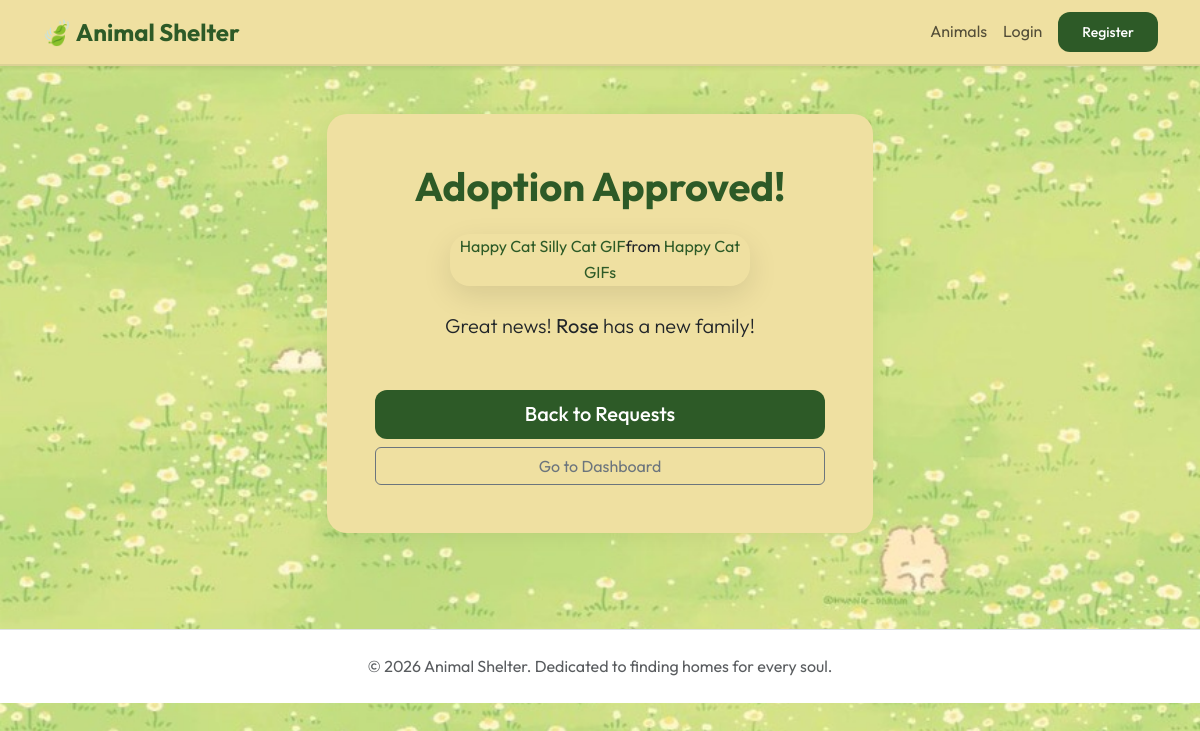
Before: /admin-panel/requests/success/5/ with the older database file.
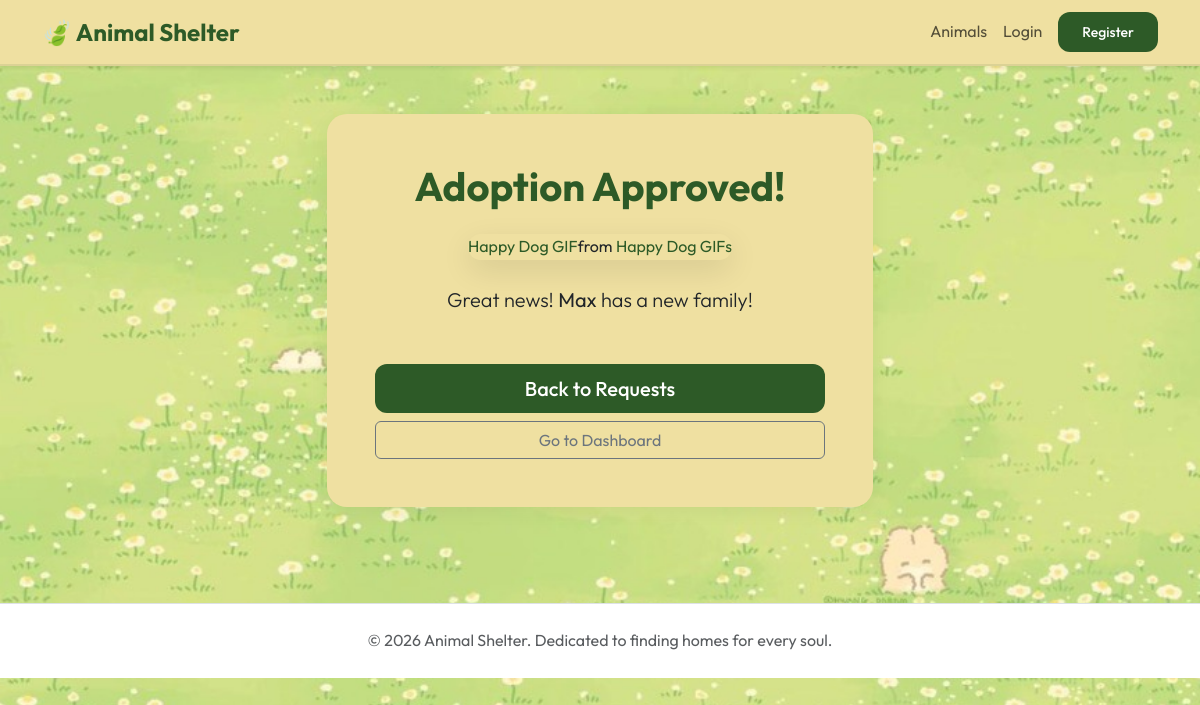
After: the same page with the newer database file.
### pets/models.py (models this page shows, shortened)
class Animal(models.Model):
    SPECIES_CHOICES = [
        ('cat', 'Cat'),
        ('dog', 'Dog'),
    ]
    name = models.CharField(max_length=100)
    species = models.CharField(max_length=10, choices=SPECIES_CHOICES)
    age = models.IntegerField(blank=True, null=True)
    description = models.TextField(blank=True)
    photo = models.ImageField(upload_to='animals/', blank=True, null=True)
    adopted = models.BooleanField(default=False)
    created_at = models.DateTimeField(auto_now_add=True)

### pets/views.py (the view)
# urls.py: path("admin-panel/requests/success/<int:animal_id>/", views.request_success, name="request_success"),
def request_success(request, animal_id):
    animal = Animal.objects.get(id=animal_id)
    species = animal.species.lower() if animal.species else "cat"
    gif_template = f"pets/gifs/happy_{species}.html"
    from django.template.loader import select_template
    try:
        select_template([gif_template])
    except:
        gif_template = "pets/gifs/happy_cat.html"
    return render(request, "pets/admin/request_result.html", {
        "animal": animal,
        "gif_template": gif_template,
        "status": "approved"
    })

### pets/templates/pets/admin/request_result.html (shortened to what this page needs)
{% extends "pets/base.html" %}
{% load static %}
{% block content %}
<div class="container py-5 text-center">
    <div class="row justify-content-center">
        <div class="col-md-6">
            <div class="card card-mature p-5">
                <h2
                    class="display-6 fw-bold {% if status == 'approved' %}text-primary{% else %}text-danger{% endif %} mb-4">
                    Adoption {{ status|title }}!
                </h2>
                <div class="mb-4 mx-auto"
                    style="max-width: 300px; border-radius: 20px; overflow: hidden; box-shadow: 0 10px 30px rgba(0,0,0,0.1);">
                    {% include gif_template %}
                </div>
                <p class="lead mb-5">
                    {% if status == 'approved' %}
                    Great news! <strong>{{ animal.name }}</strong> has a new family!
                    {% else %}
                    <strong>{{ animal.name }}</strong> is still looking for that special someone.
                    {% endif %}
                </p>
                <div class="d-grid gap-2">
                    <a href="{% url 'pets:admin_adoption_requests' %}" class="btn btn-primary btn-lg">Back to
                        Requests</a>
                    <a href="{% url 'pets:admin_dashboard' %}" class="btn btn-outline-secondary">Go to Dashboard</a>
                </div>
            </div>
        </div>
    </div>
</div>
{% endblock %}

### pets/templates/pets/base.html (shortened to what this page needs)
{% load static %}
<!DOCTYPE html>
<html lang="en">
<head>
    <link href="https://cdn.jsdelivr.net/npm/bootstrap@5.3.0/dist/css/bootstrap.min.css" rel="stylesheet">
    <link rel="stylesheet" href="{% static 'pets/css/main.css' %}?v=5">
</head>
<body>
    <nav class="navbar navbar-expand-lg navbar-light sticky-top shadow-sm">
        <div class="container">
            <a class="navbar-brand" href="{% url 'pets:animal_list' %}">
                🍃 Animal Shelter
            </a>
            <div class="collapse navbar-collapse" id="navbarNav">
                <ul class="navbar-nav ms-auto align-items-center">
                    <li class="nav-item">
                        <a class="nav-link" href="{% url 'pets:animal_list' %}">Animals</a>
                    </li>
                    {% if user.is_authenticated %}
                    {% if not user.is_staff %}
                    <li class="nav-item">
                        <a href="{% url 'pets:my_requests' %}" class="nav-link">My Requests</a>
                    </li>
                    {% endif %}
                    {% if user.is_staff %}
                    <li class="nav-item">
                        <a href="{% url 'pets:admin_dashboard' %}"
                            class="btn btn-sm btn-outline-primary ms-lg-3">Dashboard</a>
                    </li>
                    {% endif %}
                    <li class="nav-item">
                        <a href="{% url 'pets:logout' %}" class="btn btn-sm btn-danger ms-lg-2">Logout</a>
                    </li>
                    {% else %}
                    <li class="nav-item">
                        <a href="{% url 'pets:login' %}" class="nav-link">Login</a>
                    </li>
                    <li class="nav-item">
                        <a href="{% url 'pets:register' %}" class="btn btn-sm btn-primary ms-lg-2">Register</a>
                    </li>
                    {% endif %}
                </ul>
            </div>
        </div>
    </nav>
    {% block content %}
    {% endblock %}
    <footer class="bg-white py-4 mt-5 border-top">
        <div class="container text-center">
            <p class="text-muted mb-0">© 2026 Animal Shelter. Dedicated to finding homes for every soul.</p>
        </div>
    </footer>
</body>
</html>

### pets/templates/pets/gifs/happy_dog.html (shortened to what this page needs)
<div class="tenor-gif-embed" data-postid="14097484" data-share-method="host" data-aspect-ratio="1.33333"
    data-width="100%"><a href="https://tenor.com/view/happy-dog-pup-run-excited-gif-14097484">Happy Dog GIF</a>from <a
        href="https://tenor.com/search/happy+dog-gifs">Happy Dog GIFs</a></div>

### pets/templates/pets/gifs/happy_cat.html
<div class="tenor-gif-embed" data-postid="11748501437476694103" data-share-method="host" data-aspect-ratio="0.730924" data-width="100%"><a href="https://tenor.com/view/happy-cat-silly-cat-happy-cat-smile-gif-11748501437476694103">Happy Cat Silly Cat GIF</a>from <a href="https://tenor.com/search/happy+cat-gifs">Happy Cat GIFs</a></div> <script type="text/javascript" async src="https://tenor.com/embed.js"></script>

### pets/static/pets/css/main.css (style rules this page uses)
:root { --primary-color: #2d5a27; --accent-color: #e67e22; --text-dark: #2d643d; --text-light: #7f8c8d; --bg-light: #e1d488; --white: #efe0a1; --glass-bg: rgba(24, 84, 23, 0.755); --shadow: 0 4px 20px rgba(0, 0, 0, 0.05); }
body { font-family: 'Outfit', sans-serif; background-image: url("../images/landing_bg.png"); background-size: cover; background-position: center; background-repeat: no-repeat; background-attachment: fixed; color: var(--text-dark); margin: 0; padding: 0; line-height: 1.6; }
a { color: var(--primary-color); text-decoration: none; }
.text-primary { color: var(--primary-color) !important; }
.btn-primary { background-color: var(--primary-color) !important; border-color: var(--primary-color) !important; }
.navbar { background-color: var(--white) !important; border-bottom: 2px solid rgba(45, 90, 39, 0.1); }
.navbar-brand { font-weight: 700; color: var(--primary-color) !important; font-size: 1.5rem; }
.card-mature { background: var(--white); border: none; border-radius: 20px; box-shadow: var(--shadow); transition: transform 0.3s ease, box-shadow 0.3s ease; overflow: hidden; }
.btn-primary { background-color: var(--primary-color); border: none; padding: 0.6rem 1.5rem; border-radius: 12px; font-weight: 500; }

Changed rows visible on the page:
changed Animal: name "Rose" → "Max"
Other visible differences:
text no longer shown: "Happy Cat Silly Cat GIF Happy Cat GIFs"
text now shown: "Happy Dog GIF Happy Dog GIFs"
